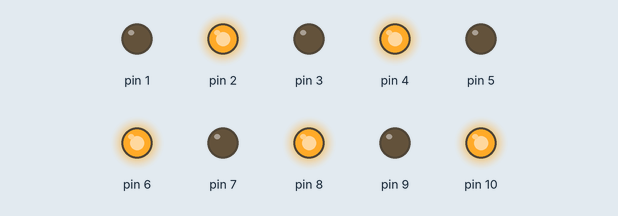
This sketch was run on a simulated Arduino Uno, built with avr-gcc and run on an emulated ATmega328P. Parts: output pins drawn as LEDs (lit = HIGH).

Above: at 0.2 s.
At 1.2 s:
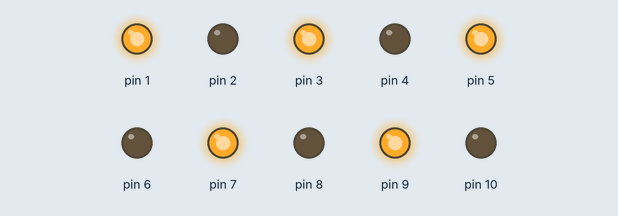
At 3.7 s:
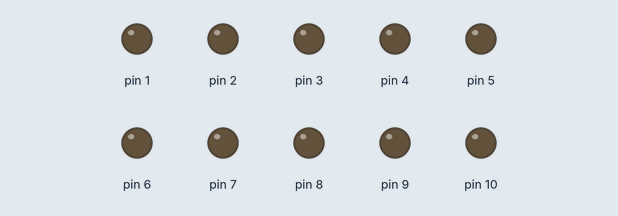
Timing chart, 0 to 4.6 s (numbered marks = the images above):
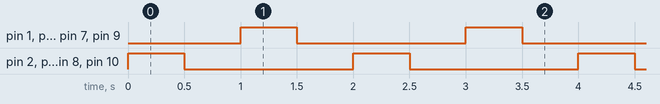

Measured:
- by itself, pin 1–10: alternates HIGH for 0.50 s and LOW for 1.5 s
- by itself, everything shown: repeats every 2.0 s, in 4 steps

The sketch:

efeitoLed7.ino
```cpp
int i;

void setup() {
  for(i = 1; i <=10; i++){
    pinMode(i,OUTPUT);
  }
}

void loop() {
  liga_par();
  apagaLeds();
  liga_impar();
  apagaLeds();
}

void liga_par()
{
  for(i = 1; i <= 10; i++){
    if(i%2 == 0){
      digitalWrite(i,HIGH);
    }
  }
  delay(500);
}

void apagaLeds()
{
  for(i = 1; i <= 10; i++){
      digitalWrite(i,LOW);
  }
  delay(500);
}

void liga_impar()
{
  for(i = 1; i <= 10; i++){
    if(i%2 != 0){
      digitalWrite(i,HIGH);
    }
  }
  delay(500);
}
```
